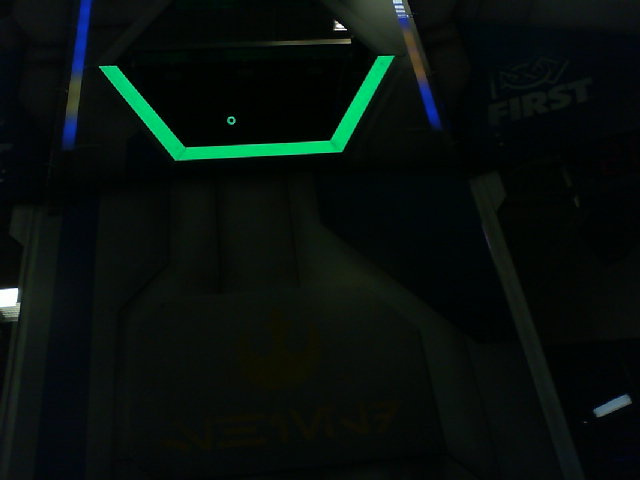
#> input picture test/TestImages/OuterGoal/BlueGoal-060in-Center.jpg, 640 x 480 px
$ python -i PipelineBenchmark.py   (imports and definitions only)
#> lines starting #> are read from the running program, lines starting #| are printed output that depends on the picture; after the words box and inside, x2 and y2 are one past the last pixel; in counts of white or black regions, pixels touching at a corner belong together
### src/Util/VisionUtil/Contour.py
import cv2 as cv
import numpy as np
import src.Util.MathUtil.MathHelper as MathHelper
import src.Util.MathUtil.Line as Line
import src.Util.VisionUtil.VisionUtil as VisionUtil

MathHelper = MathHelper.MathHelper
Line = Line.Line
VisionUtil = VisionUtil.VisionUtil

class Contour:
    def __init__(self, contourPoints, frameCenter, useConvexHull, numOfCorners):
        # First process the contour points
        self.points = contourPoints

        self.useConvexHull = useConvexHull

        # Compute the verticies of the contour
        self.vertices = cv.approxPolyDP(self.points, 0.015 * cv.arcLength(self.points, True), True)

        if useConvexHull:
            # Find the convex hull of the contour
            self.vertices = cv.convexHull(self.vertices)

        # Apply k-means if there are duplicates
        if (len(self.vertices) > numOfCorners) and (numOfCorners is not 0):
            criteria = (cv.TERM_CRITERIA_EPS + cv.TERM_CRITERIA_MAX_ITER, 10, 1.0)
            self.vertices = cv.kmeans(self.vertices.astype(dtype=np.float32), numOfCorners, None, criteria, 10, cv.KMEANS_RANDOM_CENTERS)[2]
            self.vertices = self.vertices.reshape((numOfCorners, 1, 2)).astype(int)

        # Find the area of the contour
        self.area = cv.contourArea(self.vertices)

        # Obtain the straight bounding box
        self.boundingBoxPoints, self.boundingBoxArea, self.boundingBoxAspectRatio = VisionUtil.getBoundingBoxPoints(self.vertices)
        x, y, self.boundingBoxWidth, self.boundingBoxHeight = cv.boundingRect(self.vertices)
        self.boundingBoxArea = self.boundingBoxHeight * self.boundingBoxWidth
        self.boundingBoxAspectRatio = self.boundingBoxWidth / self.boundingBoxHeight
        self.boundingBoxUpperLeftPoint = (x, y)
        self.boundingBoxLowerRightPoint = (x + self.boundingBoxWidth, y + self.boundingBoxHeight)

        # Find the rotated rect and it's area
        rect = cv.minAreaRect(self.vertices)
        box = np.int0(cv.boxPoints(rect))
        self.rotatedRect = [box]
        self.rotatedRectArea = cv.contourArea(box)

        # Find the midpoint of the contour
        self.midpoint = tuple(np.average(self.vertices, axis=0).ravel().astype(int))

        # Find the direction vector using the rotated rect and create a Line instance of it
        self.directionVector = VisionUtil.getReferenceVector(box)
        self.rotation = MathHelper.getAngle(MathHelper.horizontal, self.directionVector, True)
        self.referenceVector = Line(self.directionVector, self.midpoint)
        self.contourLine = Line(self.directionVector, [self.midpoint[0], frameCenter[1] * 2 - self.midpoint[1]])

        # Finally, sort the vertices
        self.vertices = VisionUtil.sortImgPts(self.vertices, self.directionVector, self.midpoint)

        # Get the distance to the center of the frame (used for sorting)
        self.distanceToCenter = np.linalg.norm(np.array([self.midpoint[0] - frameCenter[0], frameCenter[1] - self.midpoint[1]]))

### src/Util/VisionUtil/VisionUtil.py
from scipy.spatial import distance as dist
import cv2 as cv
import numpy as np
import collections
import src.Util.MathUtil.MathHelper as MathHelper
import src.Util.MathUtil.Vector3 as Vector3
import src.Util.MathUtil.Rotation3 as Rotation3
import src.Util.MathUtil.RigidTransform3 as RigidTransform3

MathHelper = MathHelper.MathHelper
Vector3 = Vector3.Vector3
Rotation3 = Rotation3.Rotation3
RigidTransform3 = RigidTransform3.RigidTransform3

class VisionUtil:

    axis = np.float32([[0,0,0], [5,0,0], [0,5,0], [0,0,5]]).reshape(-1,3)

    def sortImgPts(imgpts, x, midpt):
        numOfPoints = len(imgpts)
        pts = {}
        for i in range(numOfPoints):
            vector = MathHelper.norm([imgpts[i][0][0] - midpt[0], midpt[1] - imgpts[i][0][1]])
            angle = MathHelper.getAngle(x, vector, False)
            pts[angle] = imgpts[i]

        pts = collections.OrderedDict(sorted(pts.items()))

        sortedPts = np.zeros((numOfPoints, 1, 2), dtype=np.int32)
        j = 0
        for i in pts:
            sortedPts[j] = pts[i]
            j+=1

        return sortedPts

    def sortRectPoints(pts):
        # sort the points based on their x-coordinates
        xSorted = pts[np.argsort(pts[:, 0]), :]

        # grab the left-most and right-most points from the sorted
        # x-roodinate points
        leftMost = xSorted[:2, :]
        rightMost = xSorted[2:, :]

        # now, sort the left-most coordinates according to their
        # y-coordinates so we can grab the top-left and bottom-left
        # points, respectively
        leftMost = leftMost[np.argsort(leftMost[:, 1]), :]
        (tl, bl) = leftMost

        # now that we have the top-left coordinate, use it as an
        # anchor to calculate the Euclidean distance between the
        # top-left and right-most points; by the Pythagorean
        # theorem, the point with the largest distance will be
        # our bottom-right point
        D = dist.cdist(tl[np.newaxis], rightMost, "euclidean")[0]
        (br, tr) = rightMost[np.argsort(D)[::-1], :]

        # return the coordinates in top-left, top-right,
        # bottom-right, and bottom-left order
        return np.array([tl, tr, br, bl], dtype="float32")

    # [19 lines left out: function getTranslation, not called in this run]

    def getBoundingBoxPoints(points):
        x, y, w, h = cv.boundingRect(points)
        boundingBoxPoints = np.array([[x, y],
                                    [x + w, y],
                                    [x + w, y - h],
                                    [x, y - h]
                                    ], dtype=np.float32)
        # return the bounding box verticies, the area of the bounding box, and the aspect ratio of the width and height of the boudning box
        return np.array(boundingBoxPoints, dtype=np.uint8), w * h, w / h

    def getReferenceVector(points):
        points = VisionUtil.sortRectPoints(points)

        lowestPointVal = points[0][1]
        lowestPointIndex = 0
        for i in range(len(points)):
            if (points[i][1] > lowestPointVal):
                lowestPointVal = points[i][1]
                lowestPointIndex = i

        points = np.concatenate((points[lowestPointIndex:], points[:lowestPointIndex]))

        # vector a
        a = [points[1][0] - points[0][0], points[0][1] - points[1][1]]
        width = MathHelper.getLength(a)

        # vector b
        b = [points[2][0] - points[1][0], points[1][1] - points[2][1]]
        height = MathHelper.getLength(b)

        # vector d
        d = [points[3][0] - points[0][0], points[0][1] - points[3][1]]
        d = MathHelper.norm(d)

        angle = np.degrees(MathHelper.getAngle(MathHelper.horizontal, d))

        if (width > height):
            angle = 270 + angle

        return [np.cos(np.radians(angle)), np.sin(np.radians(angle))]

    # [6 lines left out: function getAngleToTarget, not called in this run]

### src/Util/MathUtil/MathHelper.py
import cv2 as cv
import numpy as np
import src.Util.VisionUtil.VisionUtil as VisionUtil
from math import atan2, cos, sin, sqrt, pi

from scipy.spatial import distance as dist

# VisionUtil = VisionUtil.VisionUtil

class MathHelper:

    horizontal = [1., 0.]

    # [56 lines left out: functions getPrincipalAxes, sortRectPoints, getBoundingBoxPoints, getReferenceVector, not called in this run]

    # get the midpoint of a contour
    def getMidpoint(pts):
        return 0

    # [4 lines left out: function rotatePoint, not called in this run]

    def dot(a, b):
        return (a[0] * b[0]) + (a[1] * b[1])

    def norm(vector):
        return vector / MathHelper.getLength(vector)

    def getLength(vector):
        return np.linalg.norm(vector)

    def getRelativeAngleDirection(a, b):
        return ((a[0] * b[1]) - (a[1] * b[0])) > 0

    # [10 lines left out: function getAngle, not called in this run]

### src/Util/MathUtil/Line.py
import numpy as np

class Line:
	def __init__(self, directionVector, point):
		self.directionVector = directionVector
		self.point = point
		self.a = directionVector[0]
		self.b = directionVector[1]
		self.xSubNought = self.point[0]
		self.ySubNought = self.point[1]

	def getPoint(self, t, rounded):
		x = self.xSubNought + (self.a * t)
		y = self.ySubNought - (self.b * t)
		if rounded:
			x = int(round(x))
			y = int(round(y))
		return (x, y)

	# returns the point at which this line intersects another
	# [27 lines left out: function intersects, not called in this run]

### src/Util/VisionUtil/TargetModel.py
import numpy as np
import json
import Util.MathUtil.MathHelper as MathHelper

MathHelper = MathHelper.MathHelper

class TargetModel():
    def __init__(self, pathToObjPts):
#> further down, picture is the input picture: shape (480, 640, 3); mean B, G, R 12.6, 15.7, 7.4
        self.objPts = json.loads(open(pathToObjPts, 'r').readline())['points']
        self.polarPts = np.zeros((len(self.objPts), 2), dtype=np.float32)
        for i in range(len(self.objPts)):
            vector = [self.objPts[i][0], self.objPts[i][1]]
            length = MathHelper.getLength(vector)
            angle = MathHelper.getAngle([1, 0], MathHelper.norm(vector), False)
            self.polarPts[i][0] = length
            self.polarPts[i][1] = angle

### src/PipelineBenchmark.py
import src.Util.VisionUtil.CVCamera as CVCamera
import src.Util.VisionUtil.TargetModel as TargetModel
import src.Util.VisionUtil.VisionUtil as VisionUtil
import src.Util.VisionUtil.Contour as Contour
import src.Util.VisionUtil.ContourGroup as ContourGroup
import src.Util.MathUtil.Vector3 as Vector3
import src.Util.MathUtil.Rotation3 as Rotation3
import src.Util.MathUtil.RigidTransform3 as RigidTransform3
import json
from math import atan2, cos, sin, sqrt, pi
import cv2 as cv
import numpy as np
import tkinter as tk
from PIL import ImageTk, Image
import time
import sys
import glob

CVCamera = CVCamera.CVCamera
TargetModel = TargetModel.TargetModel
VisionUtil = VisionUtil.VisionUtil
Contour = Contour.Contour
ContourGroup = ContourGroup.ContourGroup
Vector3 = Vector3.Vector3
Rotation3 = Rotation3.Rotation3
RigidTransform3 = RigidTransform3.RigidTransform3

# 640x480
resolution = (640, 480)
frameSize = 307200
frameMidpoint = (320, 240)
framerate = 60

distortionCoefficients = []
cameraMatrix = []

PATH_TO_TARGET_FILE = 'test/MiscTestScripts/TargetModel.mdl'
# [1 line not run here, left out]
# [1 line that did not run here, left out]

font = cv.FONT_HERSHEY_SIMPLEX

def findContours(img):
    contours, hierarchy = cv.findContours(img, cv.RETR_TREE, cv.CHAIN_APPROX_SIMPLE)
    return contours

# Drawing functions

'''

    Default drawing colors (and there BGR values):
    Contours - pink (203, 192, 255)
    Contour Verticies - red (0, 0, 255)
    Contour Midpoint - (0, 100, 0)
    Reference Vector - green (0, 255, 0)
    Contour Label - blue (255, 0, 0)
    Rotated Bounding Box - cyan (255, 191, 0)
    Straight Bounding Box - yellow (0, 255, 255)

'''
def drawContours(img, contours):
    contours_temp = []
    for contour in contours:
        if (isinstance(contour, ContourGroup)):
            if contour.useConvexHull:
                contours_temp.append(contour.vertices)
            else:
                group_contours = contour.contours
                for contour in group_contours:
                    contours_temp.append(contour.vertices)
        else:
            contours_temp.append(contour.vertices)

    img_temp = np.array(img, copy=True)
    dst = cv.drawContours(img_temp, contours_temp, -1, (203, 192, 255), 2)
    return dst

def drawBoundingBoxes(img, contours):
    for contour in contours:
        cv.drawContours(img, contour.rotatedRect, 0, (255, 191, 0), 2)
        cv.rectangle(img, contour.boundingBoxUpperLeftPoint, contour.boundingBoxLowerRightPoint, (0, 255, 255), 2)

# [5 lines left out: function labelContours, not called in this run]

def drawReferenceVector(img, contours):
    for contour in contours:
        point = contour.referenceVector.getPoint(18, True)
        cv.circle(img, contour.midpoint, 3, (0, 100, 0), 2, cv.LINE_AA)
        cv.line(img, contour.midpoint, point, (0, 255, 0), 2, cv.LINE_AA)

def labelVerticies(img, contours):
    pts = None
    for contour in contours:
        pts = contour.vertices
        for x in range(len(pts)):
            cv.putText(img, str(x + 1), (int(pts[x][0][0]), int(pts[x][0][1])), cv.FONT_HERSHEY_SIMPLEX, 1, (0, 0, 255), 3, cv.LINE_AA)

# [6 lines left out: function drawPnPAxes, not called in this run]

# Methods grabbing the specific contours we want
def processContours(contours, frameCenter, useConvexHull, numOfCorners):
    processed_contours = []
    for contour in contours:
        if (cv.contourArea(contour) > 20):
            cnt = Contour(contour, frameCenter, useConvexHull, numOfCorners)
            processed_contours.append(cnt)
    return processed_contours

def filterContours(contours, targetAreaRange, targetFullnessRange, aspectRatioRange, frameSize):
    filteredContours = []
    for contour in contours:
        cntTargetArea = contour.area / frameSize
        cntTargetFullness = contour.area / contour.rotatedRectArea
        cntAspectRatio = contour.boundingBoxAspectRatio

        withinTargetAreaRange = withinRange(cntTargetArea, targetAreaRange)
        withinTargetFullnessRange = withinRange(cntTargetFullness, targetFullnessRange)
        withinTargetAspectRatioRange = withinRange(cntAspectRatio, aspectRatioRange)

        if (withinTargetAreaRange and withinTargetFullnessRange and withinTargetAspectRatioRange):
            filteredContours.append(contour)

    if (len(filteredContours) == 0):
        return None

    return filteredContours

def sortContours(filteredContours, sortingMode):
    # left to right
    if (sortingMode == 'left'):
        return sorted(filteredContours, key=lambda cnt: cnt.midpoint[0])
    # right to left
    elif (sortingMode == 'right'):
        return sorted(filteredContours, key=lambda cnt: cnt.midpoint[0], reverse=True)
    # top to bottom
    elif (sortingMode == 'top'):
        return sorted(filteredContours, key=lambda cnt: cnt.midpoint[1])
    # bottom to top
    elif (sortingMode == 'bottom'):
        return sorted(filteredContours, key=lambda cnt: cnt.midpoint[1], reverse=True)
    # center outwards
    elif (sortingMode == 'center'):
        return sorted(filteredContours, key=lambda cnt: cnt.distanceToCenter)

# [51 lines left out: function pairContours, not called in this run]

# Other misc. helper methods
def withinRange(val, range):
    if (val > range[0] and val < range[1]):
        return True
    else:
        return False

# Rotates and expands an image to avoid cropping
# [23 lines left out: function rotateImage, not called in this run]

def pipeline(frame):
    pipelineStart = time.time()
    #  Now we threshold
    frame_hsv = cv.cvtColor(frame, cv.COLOR_BGR2HSV)
#> frame_hsv: shape (480, 640, 3); mean H, S, V 77, 152, 17

    # 2019 target thresholding values
    # minThresh = (57, 105, 154)
    # maxThresh = (72, 255, 255)

    # 2020 target thresholding values
    minThresh = (69, 225, 165)
    maxThresh = (87, 255, 255)

    frame_threshold = cv.inRange(frame_hsv, minThresh, maxThresh)
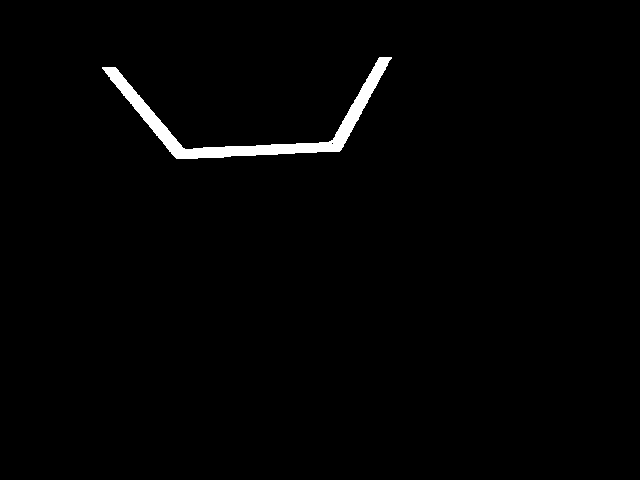
#> frame_threshold: shape (480, 640); 1.4% white; 1 white region

    performErosion = False
    shapeOfErosionKernel = cv.MORPH_RECT
    sizeOfErosionKernel = (3, 3)
    erosionKernelAnchor = (-1, -1)
    erosionAnchor = (-1, -1)
    erosionIterations = 1

    performDilation = False
    shapeOfDilationKernel = cv.MORPH_RECT
    sizeOfDilationKernel = (3, 3)
    dilationKernelAnchor = (-1, -1)
    dilationAnchor = (-1, -1)
    dilationIterations = 1
    # Check if we should perform a erosion
    if (performErosion):
        erosionKernel = cv.getStructuringElement(shapeOfErosionKernel, sizeOfErosionKernel, anchor=erosionKernelAnchor)
        frame_threshold = cv.erode(frame_threshold, erosionKernel, anchor=erosionAnchor, iterations=erosionIterations)

    # Check if we should perform a dilation
    if (performDilation):
        dilationKernel = cv.getStructuringElement(shapeOfDilationKernel, sizeOfDilationKernel, anchor=dilationKernelAnchor)
        frame_threshold = cv.dilate(frame_threshold, dilationKernel, anchor=dilationAnchor, iterations=dilationIterations)

    # Find the contours in the image
    contours = findContours(frame_threshold)
#> in findContours, `contours, hierarchy = cv.findContours(img, cv.RETR_TREE, cv.CHAIN_APPR..`: contours = 2 contours, 1 with area under 20; largest, box (x1, y1, x2, y2) and area: (102, 57, 392, 159) 3883

    # Process the contours
    numOfContourCorners = 4
    contourConvexHull = True
    processedContours = processContours(contours, frameMidpoint, contourConvexHull, numOfContourCorners)
#> the loop in processContours, `for contour in contours:` made 2 passes
#> after the loop in processContours, `for contour in contours:`: processed_contours = 1 item
#> processedContours = 1 item

    # Filter the contours
    contourAreaRange = (0.0, 1.0)
    contourFullnessRange = (0.0, 1.0)
    contourAspectRatioRange = (0.0, 10.0)
    filteredContours = filterContours(processedContours, contourAreaRange, contourFullnessRange, contourAspectRatioRange, frameSize)
#> the loop in filterContours, `for contour in contours:` made 1 pass
#> (cntTargetArea, cntTargetFullness, cntAspectRatio, withinTargetAreaRange, withinTargetFullnessRange, withinTargetAspectRatioRange) on pass 1: (0.068, 0.779, 2.84, True, True, True)
#> filteredContours = 1 item

    target = filteredContours
#> target = 1 item

    if filteredContours is not None:
        # Sort the contours
        sortingMode = 'center'
        sortedContours = sortContours(filteredContours, sortingMode)
#> sortedContours = 1 item

        target = [sortedContours[0]]

        # Check if we should pair the contours
        _pairContours = False
        intersectionLocation = 'above'
        if (_pairContours):
            intersectionLocation = intersectionLocation

            targetAreaRange = (0.0, 1.0)
            targetFullnessRange = (0.0, 1.0)
            targetAspectRatioRange = (0.0, 10.0)

            # Sorting mode for the contours pairs
            targetSortingMode = 'center'

            useConvexHull = True
            numOfPairCorners = 6
            target = pairContours(sortedContours, intersectionLocation, targetAreaRange, targetFullnessRange, targetAspectRatioRange, targetSortingMode, frameMidpoint, frameSize, useConvexHull, numOfPairCorners)

    rigidTransform = None
    imgpts = None
    angleToTarget = None
    performPoseEstimation = False
    if (performPoseEstimation and (target is not None) and (len(targetModel.objPts) == len(target[0].vertices))):
        range = [1, len(target[0].vertices)]
        rigidTransform, imgpts = VisionUtil.getTranslation(cameraMatrix, distortionCoefficients, targetModel.objPts, target[0].vertices, range)
        angleToTarget = VisionUtil.getAngleToTarget(rigidTransform.rotation.rotationMatrix)

    pipelineEnd = time.time()
    print(pipelineEnd - pipelineStart)

    cv.putText(frame, str(resolution[0]) + 'x' + str(resolution[1]) + '@' + str(framerate) + ' fps', (3, 11), font, 0.35, (255, 255, 255), 1, cv.LINE_AA)
    cv.putText(frame, 'Contours found: ' + str(len(contours)), (3, 23), font, 0.35, (255, 255, 255), 1, cv.LINE_AA)
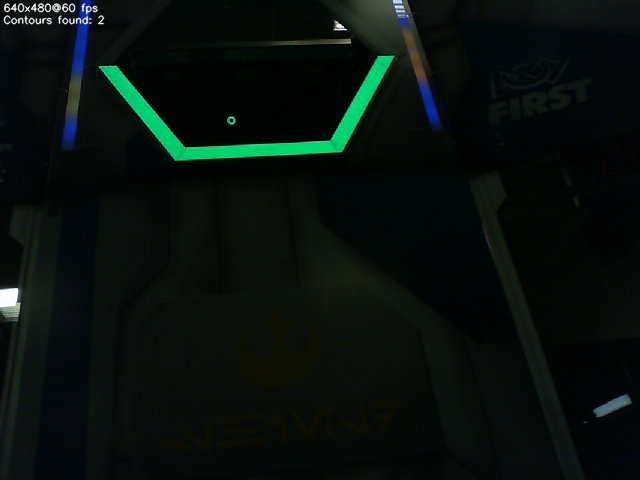
#> frame: shape (480, 640, 3); mean B, G, R 13, 16.1, 7.9

    if target is not None:
        # Draw and label the remaining bits
        frame = drawContours(frame, target)
#> the loop in drawContours, `for contour in contours:` made 1 pass
#> after the loop in drawContours, `for contour in contours:`: contours_temp = [[[391, 57], [102, 68], [176, 158], [339, 151]]]
        labelVerticies(frame, target)
#> the loop in labelVerticies, `for contour in contours:` made 1 pass
#> pts on pass 1: [[391, 57], [102, 68], [176, 158], [339, 151]]
        drawBoundingBoxes(frame, target)
#> the loop in drawBoundingBoxes, `for contour in contours:` made 1 pass
#> after the loop in drawBoundingBoxes, `for contour in contours:`:
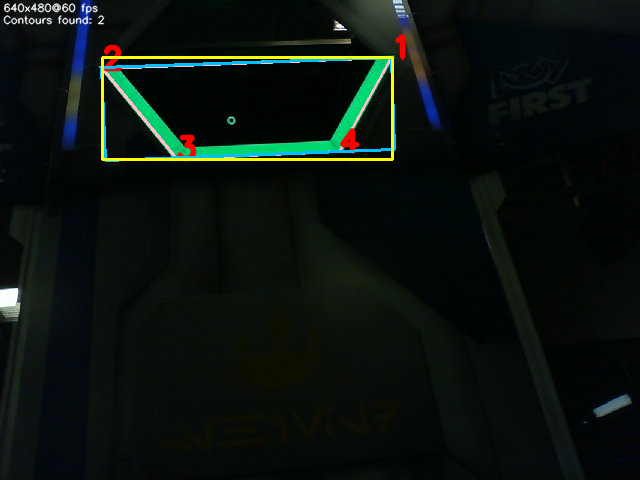
#> img: shape (480, 640, 3); mean B, G, R 14.2, 18.5, 10.9
        if (rigidTransform is not None):
            cv.putText(frame, str(rigidTransform.translation), (3, 35), font, 0.35, (255, 255, 255), 1, cv.LINE_AA)
            cv.putText(frame, str(rigidTransform.rotation), (3, 47), font, 0.35, (255, 255, 255), 1, cv.LINE_AA)
            cv.putText(frame, str(np.degrees(angleToTarget)), (3, 59), font, 0.35, (255, 255, 255), 1, cv.LINE_AA)
            frame = drawPnPAxes(frame, imgpts)
        else:
            drawReferenceVector(frame, target)
#> the loop in drawReferenceVector, `for contour in contours:` made 1 pass
#> (x in getPoint, y in getPoint) on pass 1: (270, 107)
#> after the loop in drawReferenceVector, `for contour in contours:`:
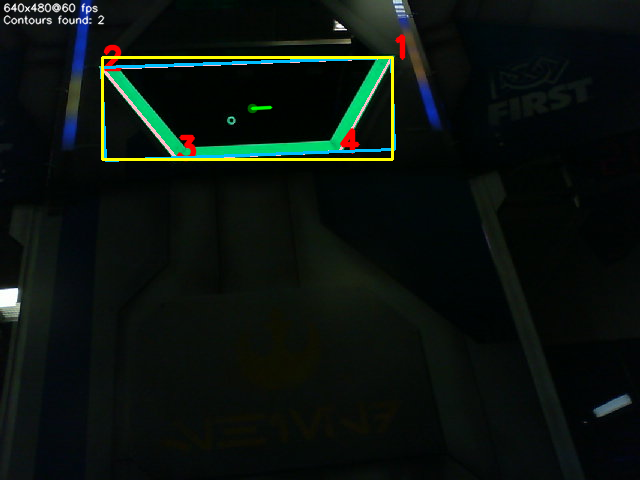
#> img: shape (480, 640, 3); 0.06% of pixels changed, all inside (x1, y1, x2, y2) = (247, 103, 273, 114)
        cv.imshow('Pipeline Output', frame)
    else:
        cv.imshow('Pipeline Output', frame)
    cv.waitKey(0)

# frame = cv.imread('test\\TestImages\\test1.jpg')
# pipeline(frame)

pathToFrames = 'test\\TestImages\\OuterGoal\\*.jpg'
frames = glob.glob(pathToFrames)

# [4 lines not run here, left out]

>>> import cv2
>>> picture = cv2.imread('../test/TestImages/OuterGoal/BlueGoal-060in-Center.jpg')
>>> result = pipeline(picture)
